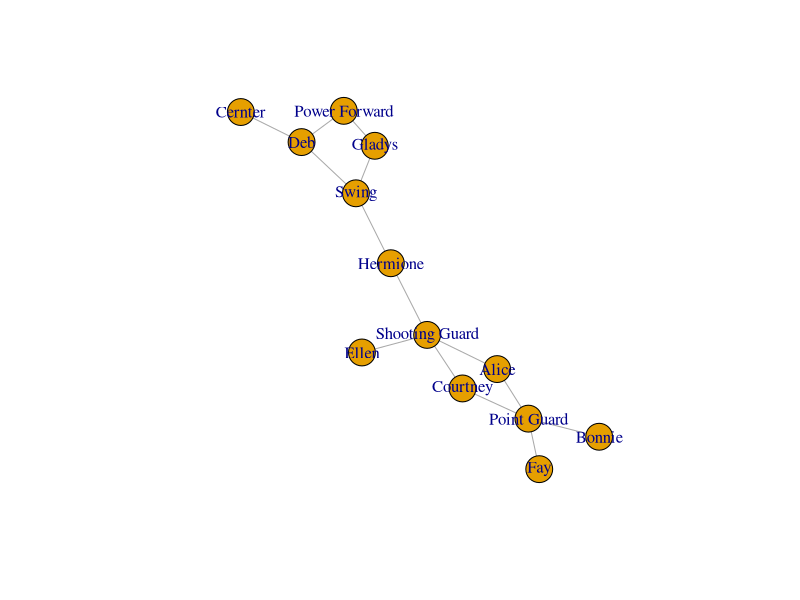

This chart was generated by the following R code:
## ---- chunk 1

Alice <- c(1, 1, 0, 0, 0)
Bonnie <- c(1, 0, 0, 0, 0)
Courtney <- c(1, 1, 0, 0, 0)
Deb <- c(0, 0, 1, 1, 1)
Ellen <- c(0, 1, 0, 0, 0)
Fay <- c(1, 0, 0, 0, 0)
Gladys <- c(0, 0, 1, 1, 0)
Hermione <- c(0, 1, 1, 0, 0)

A <- rbind(Alice, Bonnie, Courtney, Deb, Ellen, Fay, Gladys, Hermione)
colnames(A) <- c("Point Guard", "Shooting Guard", "Swing", "Power Forward", "Cernter")

A
## ---- chunk 2
#install.packages("igraph")
library(igraph)

B <- graph_from_incidence_matrix(A)
plot(B)
